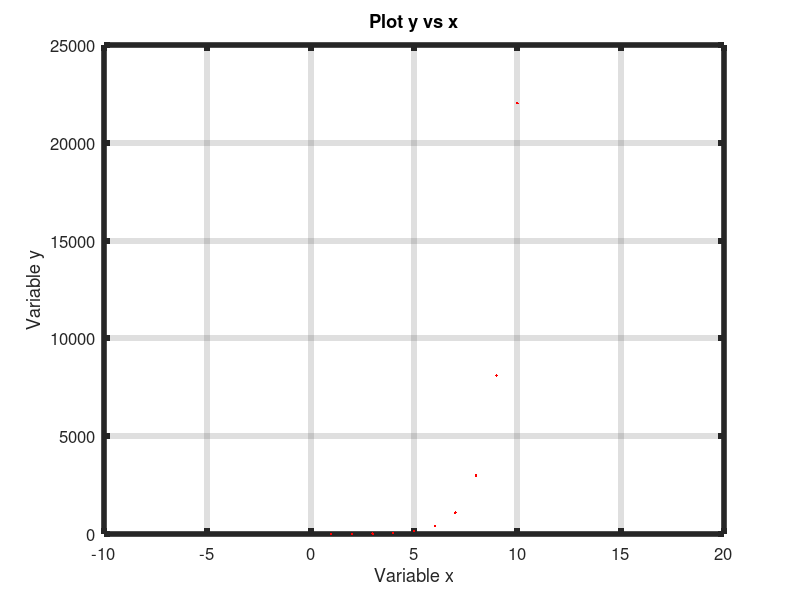

Write the MATLAB code that produced this figure.
n = 10
x = [1:1:n]
y = [1:1:n]

i=1
while i<=n
   y(i) = e^(x(i))
   i=i+1
end

figure(2)
plot(x,y,'.r')
set(gca,"linewidth",4,"fontsize",12)
hold on
grid on
title('Plot y vs x')
xlabel('Variable x')
ylabel('Variable y')
axis([-10 n+10 ])
